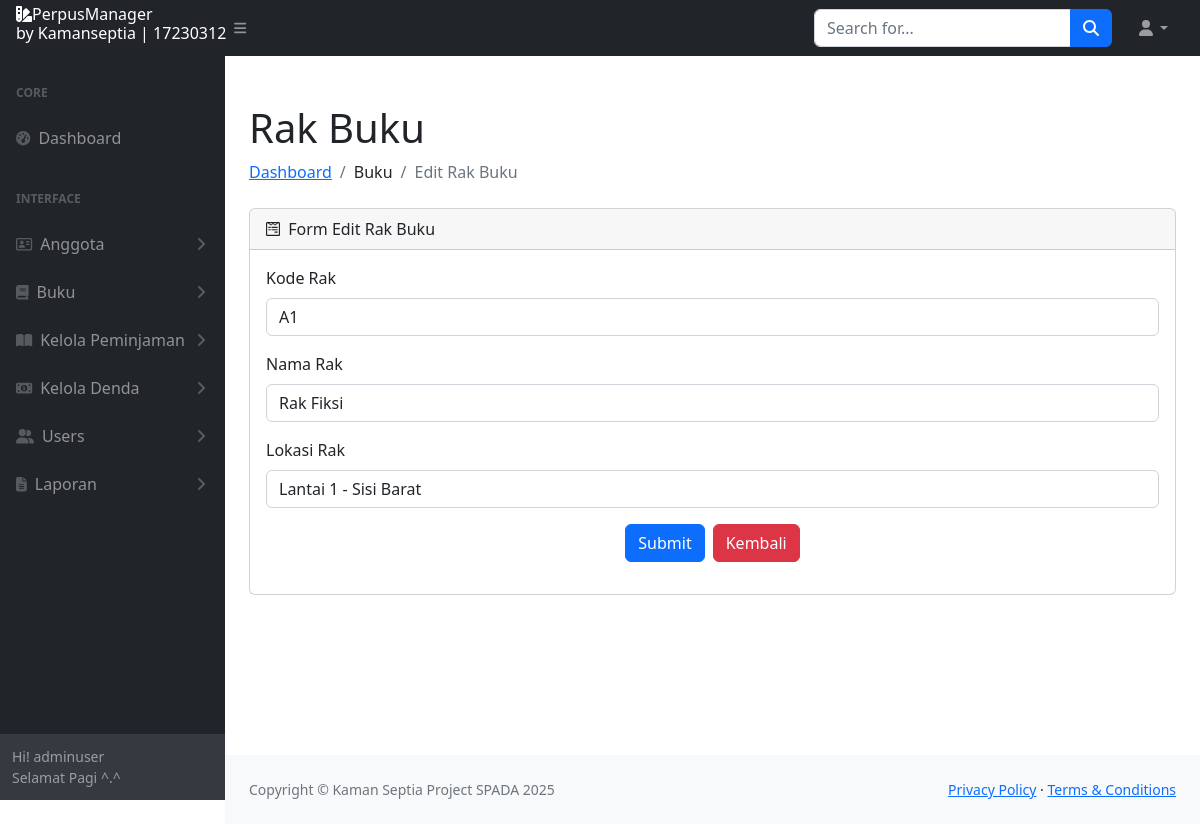
The page /pages/admin/rak/edit.php?id_rak=1 (signed in) on the database its author committed.
### tables this page shows
CREATE TABLE `users` (
  `id_user` int(11) NOT NULL,
  `nama` varchar(100) DEFAULT NULL,
  `username` varchar(50) NOT NULL,
  `password` varchar(255) NOT NULL,
  `role` enum('anggota','petugas','admin') NOT NULL,
  `tanggal_daftar` date DEFAULT curdate(),
  `alamat` varchar(255) DEFAULT NULL,
  `nomor_hp` varchar(15) DEFAULT NULL,
  `email` varchar(255) DEFAULT NULL
);

CREATE TABLE `rak` (
  `id_rak` int(11) NOT NULL,
  `kode_rak` varchar(50) NOT NULL,
  `nama_rak` varchar(100) NOT NULL,
  `lokasi_rak` varchar(255) NOT NULL
);

### pages/admin/loggedas.php (called while the page is built, shortened)
<?php
include 'C:/xampp/htdocs/perpustakaan/includes/koneksi.php';
function getWaktu() {
    $jam = date("H");
    if ($jam >= 5 && $jam < 12) {
        return "Pagi";
    } elseif ($jam >= 12 && $jam < 15) {
        return "Siang";
    } elseif ($jam >= 15 && $jam < 18) {
        return "Sore";
    } else {
        return "Malam";
    }
}
function getUserName($id_user) {
    global $conn;
    $sql = "SELECT u.username
            FROM users u
            WHERE u.id_user = ?";
    if ($stmt = $conn->prepare($sql)) {
        $stmt->bind_param("i", $id_user);
        $stmt->execute();
        $result = $stmt->get_result();
        if ($result->num_rows > 0) {
            $row = $result->fetch_assoc();
            return $row['username'];
        } else {
            return "Unknown User";
        }
    } else {
        return "Query preparation failed: " . $conn->error;
    }
}
?>

### pages/admin/rak/edit.php (the view, shortened to what this page needs)
<<?php
include '../loggedas.php';
$id_user = $_SESSION['id_user'];
$username = getUserName($id_user);
$waktu = getWaktu();
$id_rak = $_GET['id_rak'];
$sql = "SELECT * FROM rak WHERE id_rak = '$id_rak'";
$result = mysqli_query($conn, $sql);
$rak = mysqli_fetch_assoc($result);
?>
<!DOCTYPE html>
<html lang="en">
    <head>
        <link href="https://cdn.jsdelivr.net/npm/simple-datatables@7.1.2/dist/style.min.css" rel="stylesheet" />
        <link href="../../../css/styles.css" rel="stylesheet" />
    </head>
    <body class="sb-nav-fixed">
    <?php include '../includes/topnav.php' ?>
        <div id="layoutSidenav">
            <?php include '../includes/sidebar.php'?>
            <div id="layoutSidenav_content">
                <main>
                <div class="container-fluid px-4">
                        <h1 class="mt-4">Rak Buku</h1>
                        <ol class="breadcrumb mb-4">
                            <li class="breadcrumb-item"><a href="../index.php">Dashboard</a></li>
                            <li class="breadcrumb-item">Buku</li>
                            <li class="breadcrumb-item active">Edit Rak Buku</li>
                        </ol>
                        <div class="card mb-4">
                            <div class="card-header d-flex justify-content-between align-items-center">
                                <div>
                                    <i class="fab fa-wpforms me-1"></i>
                                    Form Edit Rak Buku
                                </div>
                            </div>
                            <div class="card-body">
                                <form method="POST" action="update.php?id_rak=<?php echo $rak['id_rak']; ?>">
                                    <div class="mb-3">
                                        <label for="kode_rak" class="form-label">Kode Rak</label>
                                        <input type="text" class="form-control" id="kode_rak" name="kode_rak" value="<?php echo $rak['kode_rak']; ?>" required>
                                    </div>
                                    <div class="mb-3">
                                        <label for="nama_rak" class="form-label">Nama Rak</label>
                                        <input type="text" class="form-control" id="nama_rak" name="nama_rak" value="<?php echo $rak['nama_rak']; ?>" required>
                                    </div>
                                    <div class="mb-3">
                                        <label for="lokasi_rak" class="form-label">Lokasi Rak</label>
                                        <input type="text" class="form-control" id="lokasi_rak" name="lokasi_rak" value="<?php echo $rak['lokasi_rak']; ?>" required>
                                    </div>
                                    <div class="d-flex justify-content-center gap-2">
                                        <button type="submit" class="btn btn-primary">Submit</button>
                                        <a href="index.php" class="btn btn-danger">Kembali</a>
                                    </div>
                                </form>
                            </div>
                        </div>
                    </div>
                </main>
                <?php include '../includes/footer.php'?>
            </div>
        </div>
    </body>
</html>

### pages/admin/includes/sidebar.php (shortened to what this page needs)
<div id="layoutSidenav_nav">
    <nav class="sb-sidenav accordion sb-sidenav-dark" id="sidenavAccordion">
        <div class="sb-sidenav-menu">
            <div class="nav">
                <div class="sb-sidenav-menu-heading">Core</div>
                <a class="nav-link" href="../index.php">
                    <div class="sb-nav-link-icon"><i class="fas fa-tachometer-alt"></i></div>
                    Dashboard
                </a>
                <div class="sb-sidenav-menu-heading">Interface</div>
                <a class="nav-link collapsed" href="#" data-bs-toggle="collapse" data-bs-target="#collapseAnggota" aria-expanded="false" aria-controls="collapseLayouts">
                    <div class="sb-nav-link-icon"><i class="far fa-address-card	"></i></div>
                    Anggota
                    <div class="sb-sidenav-collapse-arrow"><i class="fas fa-angle-down"></i></div>
                </a>
                <a class="nav-link collapsed" href="#" data-bs-toggle="collapse" data-bs-target="#collapseBuku" aria-expanded="false" aria-controls="collapseLayouts">
                    <div class="sb-nav-link-icon"><i class="fas fa-book	"></i></div>
                    Buku
                    <div class="sb-sidenav-collapse-arrow"><i class="fas fa-angle-down"></i></div>
                </a>
                <a class="nav-link collapsed" href="#" data-bs-toggle="collapse" data-bs-target="#collapsePeminjaman" aria-expanded="false" aria-controls="collapseLayouts">
                    <div class="sb-nav-link-icon"><i class="fas fa-book-open"></i></div>
                    Kelola Peminjaman
                    <div class="sb-sidenav-collapse-arrow"><i class="fas fa-angle-down"></i></div>
                </a>
                <a class="nav-link collapsed" href="#" data-bs-toggle="collapse" data-bs-target="#collapseDenda" aria-expanded="false" aria-controls="collapseLayouts">
                    <div class="sb-nav-link-icon"><i class="fas fa-money-bill-alt	"></i></div>
                    Kelola Denda
                    <div class="sb-sidenav-collapse-arrow"><i class="fas fa-angle-down"></i></div>
                </a>
                <a class="nav-link collapsed" href="#" data-bs-toggle="collapse" data-bs-target="#collapseLPetugas" aria-expanded="false" aria-controls="collapseLayouts">
                    <div class="sb-nav-link-icon"><i class="fas fa-user-friends	"></i></div>
                    Users
                    <div class="sb-sidenav-collapse-arrow"><i class="fas fa-angle-down"></i></div>
                </a>
                <a class="nav-link collapsed" href="#" data-bs-toggle="collapse" data-bs-target="#collapseLlaporan" aria-expanded="false" aria-controls="collapseLayouts">
                    <div class="sb-nav-link-icon"><i class="fas fa-file-alt	"></i></div>
                    Laporan
                    <div class="sb-sidenav-collapse-arrow"><i class="fas fa-angle-down"></i></div>
                </a>
            </div>
        </div>
        <div class="sb-sidenav-footer">
            <div class="small">Hi! <?php echo htmlspecialchars($username); ?></div>
            <div class="small">Selamat <?php echo htmlspecialchars($waktu); ?> ^.^</div>
        </div>
</div>

### rows shown on the page
users: username "adminuser"
rak: kode_rak "A1", nama_rak "Rak Fiksi", lokasi_rak "Lantai 1 - Sisi Barat"

### other values the page prints
$waktu "Pagi"
